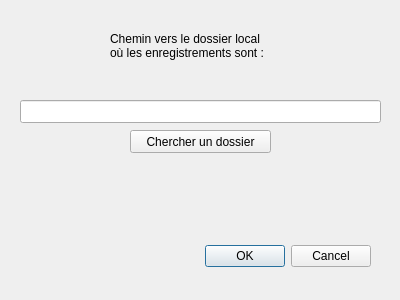
<?xml version="1.0" encoding="UTF-8"?>
<ui version="4.0">
 <class>Dialog</class>
 <widget class="QDialog" name="Dialog">
  <property name="geometry">
   <rect>
    <x>0</x>
    <y>0</y>
    <width>400</width>
    <height>300</height>
   </rect>
  </property>
  <property name="windowTitle">
   <string>Dialog</string>
  </property>
  <widget class="QDialogButtonBox" name="buttonBox">
   <property name="geometry">
    <rect>
     <x>30</x>
     <y>240</y>
     <width>341</width>
     <height>32</height>
    </rect>
   </property>
   <property name="orientation">
    <enum>Qt::Horizontal</enum>
   </property>
   <property name="standardButtons">
    <set>QDialogButtonBox::Cancel|QDialogButtonBox::Ok</set>
   </property>
  </widget>
  <widget class="QPushButton" name="recherche">
   <property name="geometry">
    <rect>
     <x>130</x>
     <y>130</y>
     <width>141</width>
     <height>23</height>
    </rect>
   </property>
   <property name="text">
    <string>Chercher un dossier</string>
   </property>
  </widget>
  <widget class="QLabel" name="label">
   <property name="geometry">
    <rect>
     <x>110</x>
     <y>0</y>
     <width>281</width>
     <height>91</height>
    </rect>
   </property>
   <property name="text">
    <string>Chemin vers le dossier local
où les enregistrements sont :</string>
   </property>
  </widget>
  <widget class="QLineEdit" name="Pathdoss">
   <property name="geometry">
    <rect>
     <x>20</x>
     <y>100</y>
     <width>361</width>
     <height>23</height>
    </rect>
   </property>
  </widget>
 </widget>
 <resources/>
 <connections>
  <connection>
   <sender>buttonBox</sender>
   <signal>accepted()</signal>
   <receiver>Dialog</receiver>
   <slot>accept()</slot>
   <hints>
    <hint type="sourcelabel">
     <x>248</x>
     <y>254</y>
    </hint>
    <hint type="destinationlabel">
     <x>157</x>
     <y>274</y>
    </hint>
   </hints>
  </connection>
  <connection>
   <sender>buttonBox</sender>
   <signal>rejected()</signal>
   <receiver>Dialog</receiver>
   <slot>reject()</slot>
   <hints>
    <hint type="sourcelabel">
     <x>316</x>
     <y>260</y>
    </hint>
    <hint type="destinationlabel">
     <x>286</x>
     <y>274</y>
    </hint>
   </hints>
  </connection>
 </connections>
</ui>
